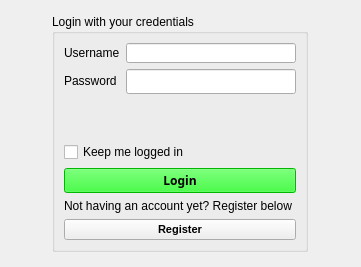
<?xml version="1.0" encoding="UTF-8"?>
<ui version="4.0">
 <class>LoginWidget</class>
 <widget class="QWidget" name="LoginWidget">
  <property name="geometry">
   <rect>
    <x>0</x>
    <y>0</y>
    <width>361</width>
    <height>267</height>
   </rect>
  </property>
  <property name="windowTitle">
   <string>LoginWidget</string>
  </property>
  <layout class="QGridLayout" name="gridLayout">
   <item row="1" column="1" alignment="Qt::AlignHCenter|Qt::AlignVCenter">
    <widget class="QGroupBox" name="groupBox">
     <property name="enabled">
      <bool>true</bool>
     </property>
     <property name="sizePolicy">
      <sizepolicy hsizetype="Preferred" vsizetype="Preferred">
       <horstretch>0</horstretch>
       <verstretch>0</verstretch>
      </sizepolicy>
     </property>
     <property name="sizeIncrement">
      <size>
       <width>0</width>
       <height>0</height>
      </size>
     </property>
     <property name="font">
      <font>
       <family>Microsoft JhengHei UI</family>
       <stylestrategy>PreferAntialias</stylestrategy>
      </font>
     </property>
     <property name="contextMenuPolicy">
      <enum>Qt::DefaultContextMenu</enum>
     </property>
     <property name="title">
      <string>Login with your credentials</string>
     </property>
     <layout class="QGridLayout" name="gridLayout_2">
      <item row="1" column="0">
       <widget class="QLabel" name="lbl_eroare">
        <property name="font">
         <font>
          <family>LG PC</family>
          <bold>true</bold>
          <underline>true</underline>
          <strikeout>false</strikeout>
          <stylestrategy>PreferAntialias</stylestrategy>
          <kerning>true</kerning>
         </font>
        </property>
        <property name="styleSheet">
         <string notr="true">color:rgb(255, 0, 0)</string>
        </property>
        <property name="text">
         <string/>
        </property>
       </widget>
      </item>
      <item row="0" column="0">
       <layout class="QFormLayout" name="formLayout">
        <item row="0" column="0">
         <widget class="QLabel" name="label">
          <property name="text">
           <string>Username</string>
          </property>
         </widget>
        </item>
        <item row="0" column="1">
         <widget class="QLineEdit" name="user_txt">
          <property name="minimumSize">
           <size>
            <width>170</width>
            <height>20</height>
           </size>
          </property>
          <property name="text">
           <string/>
          </property>
         </widget>
        </item>
        <item row="1" column="0">
         <widget class="QLabel" name="label_2">
          <property name="text">
           <string>Password</string>
          </property>
         </widget>
        </item>
        <item row="1" column="1">
         <widget class="QLineEdit" name="password_txt">
          <property name="font">
           <font>
            <family>Segoe UI Variable Small Semibol</family>
            <stylestrategy>PreferAntialias</stylestrategy>
           </font>
          </property>
          <property name="text">
           <string/>
          </property>
         </widget>
        </item>
        <item row="3" column="0">
         <widget class="QLabel" name="keepMeLoggedInLabel">
          <property name="text">
           <string/>
          </property>
         </widget>
        </item>
       </layout>
      </item>
      <item row="2" column="0" alignment="Qt::AlignVCenter">
       <widget class="QCheckBox" name="keep_logged_check">
        <property name="text">
         <string>Keep me logged in</string>
        </property>
       </widget>
      </item>
      <item row="5" column="0">
       <widget class="QPushButton" name="buttonRegister">
        <property name="font">
         <font>
          <family>Microsoft JhengHei UI</family>
          <pointsize>8</pointsize>
          <bold>true</bold>
          <underline>false</underline>
          <stylestrategy>PreferAntialias</stylestrategy>
         </font>
        </property>
        <property name="text">
         <string>Register</string>
        </property>
       </widget>
      </item>
      <item row="4" column="0">
       <widget class="QLabel" name="label_3">
        <property name="text">
         <string>Not having an account yet? Register below</string>
        </property>
       </widget>
      </item>
      <item row="3" column="0">
       <widget class="QPushButton" name="butonlogin">
        <property name="palette">
         <palette>
          <active>
           <colorrole role="WindowText">
            <brush brushstyle="SolidPattern">
             <color alpha="255">
              <red>0</red>
              <green>0</green>
              <blue>0</blue>
             </color>
            </brush>
           </colorrole>
           <colorrole role="Button">
            <brush brushstyle="SolidPattern">
             <color alpha="255">
              <red>0</red>
              <green>255</green>
              <blue>0</blue>
             </color>
            </brush>
           </colorrole>
           <colorrole role="Light">
            <brush brushstyle="SolidPattern">
             <color alpha="255">
              <red>127</red>
              <green>255</green>
              <blue>127</blue>
             </color>
            </brush>
           </colorrole>
           <colorrole role="Midlight">
            <brush brushstyle="SolidPattern">
             <color alpha="255">
              <red>63</red>
              <green>255</green>
              <blue>63</blue>
             </color>
            </brush>
           </colorrole>
           <colorrole role="Dark">
            <brush brushstyle="SolidPattern">
             <color alpha="255">
              <red>0</red>
              <green>127</green>
              <blue>0</blue>
             </color>
            </brush>
           </colorrole>
           <colorrole role="Mid">
            <brush brushstyle="SolidPattern">
             <color alpha="255">
              <red>0</red>
              <green>170</green>
              <blue>0</blue>
             </color>
            </brush>
           </colorrole>
           <colorrole role="Text">
            <brush brushstyle="SolidPattern">
             <color alpha="255">
              <red>0</red>
              <green>0</green>
              <blue>0</blue>
             </color>
            </brush>
           </colorrole>
           <colorrole role="BrightText">
            <brush brushstyle="SolidPattern">
             <color alpha="255">
              <red>255</red>
              <green>255</green>
              <blue>255</blue>
             </color>
            </brush>
           </colorrole>
           <colorrole role="ButtonText">
            <brush brushstyle="SolidPattern">
             <color alpha="255">
              <red>0</red>
              <green>0</green>
              <blue>0</blue>
             </color>
            </brush>
           </colorrole>
           <colorrole role="Base">
            <brush brushstyle="SolidPattern">
             <color alpha="255">
              <red>255</red>
              <green>255</green>
              <blue>255</blue>
             </color>
            </brush>
           </colorrole>
           <colorrole role="Window">
            <brush brushstyle="SolidPattern">
             <color alpha="255">
              <red>0</red>
              <green>255</green>
              <blue>0</blue>
             </color>
            </brush>
           </colorrole>
           <colorrole role="Shadow">
            <brush brushstyle="SolidPattern">
             <color alpha="255">
              <red>0</red>
              <green>0</green>
              <blue>0</blue>
             </color>
            </brush>
           </colorrole>
           <colorrole role="AlternateBase">
            <brush brushstyle="SolidPattern">
             <color alpha="255">
              <red>127</red>
              <green>255</green>
              <blue>127</blue>
             </color>
            </brush>
           </colorrole>
           <colorrole role="ToolTipBase">
            <brush brushstyle="SolidPattern">
             <color alpha="255">
              <red>255</red>
              <green>255</green>
              <blue>220</blue>
             </color>
            </brush>
           </colorrole>
           <colorrole role="ToolTipText">
            <brush brushstyle="SolidPattern">
             <color alpha="255">
              <red>0</red>
              <green>0</green>
              <blue>0</blue>
             </color>
            </brush>
           </colorrole>
           <colorrole role="PlaceholderText">
            <brush brushstyle="SolidPattern">
             <color alpha="127">
              <red>0</red>
              <green>0</green>
              <blue>0</blue>
             </color>
            </brush>
           </colorrole>
          </active>
          <inactive>
           <colorrole role="WindowText">
            <brush brushstyle="SolidPattern">
             <color alpha="255">
              <red>0</red>
              <green>0</green>
              <blue>0</blue>
             </color>
            </brush>
           </colorrole>
           <colorrole role="Button">
            <brush brushstyle="SolidPattern">
             <color alpha="255">
              <red>0</red>
              <green>255</green>
              <blue>0</blue>
             </color>
            </brush>
           </colorrole>
           <colorrole role="Light">
            <brush brushstyle="SolidPattern">
             <color alpha="255">
              <red>127</red>
              <green>255</green>
              <blue>127</blue>
             </color>
            </brush>
           </colorrole>
           <colorrole role="Midlight">
            <brush brushstyle="SolidPattern">
             <color alpha="255">
              <red>63</red>
              <green>255</green>
              <blue>63</blue>
             </color>
            </brush>
           </colorrole>
           <colorrole role="Dark">
            <brush brushstyle="SolidPattern">
             <color alpha="255">
              <red>0</red>
              <green>127</green>
              <blue>0</blue>
             </color>
            </brush>
           </colorrole>
           <colorrole role="Mid">
            <brush brushstyle="SolidPattern">
             <color alpha="255">
              <red>0</red>
              <green>170</green>
              <blue>0</blue>
             </color>
            </brush>
           </colorrole>
           <colorrole role="Text">
            <brush brushstyle="SolidPattern">
             <color alpha="255">
              <red>0</red>
              <green>0</green>
              <blue>0</blue>
             </color>
            </brush>
           </colorrole>
           <colorrole role="BrightText">
            <brush brushstyle="SolidPattern">
             <color alpha="255">
              <red>255</red>
              <green>255</green>
              <blue>255</blue>
             </color>
            </brush>
           </colorrole>
           <colorrole role="ButtonText">
            <brush brushstyle="SolidPattern">
             <color alpha="255">
              <red>0</red>
              <green>0</green>
              <blue>0</blue>
             </color>
            </brush>
           </colorrole>
           <colorrole role="Base">
            <brush brushstyle="SolidPattern">
             <color alpha="255">
              <red>255</red>
              <green>255</green>
              <blue>255</blue>
             </color>
            </brush>
           </colorrole>
           <colorrole role="Window">
            <brush brushstyle="SolidPattern">
             <color alpha="255">
              <red>0</red>
              <green>255</green>
              <blue>0</blue>
             </color>
            </brush>
           </colorrole>
           <colorrole role="Shadow">
            <brush brushstyle="SolidPattern">
             <color alpha="255">
              <red>0</red>
              <green>0</green>
              <blue>0</blue>
             </color>
            </brush>
           </colorrole>
           <colorrole role="AlternateBase">
            <brush brushstyle="SolidPattern">
             <color alpha="255">
              <red>127</red>
              <green>255</green>
              <blue>127</blue>
             </color>
            </brush>
           </colorrole>
           <colorrole role="ToolTipBase">
            <brush brushstyle="SolidPattern">
             <color alpha="255">
              <red>255</red>
              <green>255</green>
              <blue>220</blue>
             </color>
            </brush>
           </colorrole>
           <colorrole role="ToolTipText">
            <brush brushstyle="SolidPattern">
             <color alpha="255">
              <red>0</red>
              <green>0</green>
              <blue>0</blue>
             </color>
            </brush>
           </colorrole>
           <colorrole role="PlaceholderText">
            <brush brushstyle="SolidPattern">
             <color alpha="127">
              <red>0</red>
              <green>0</green>
              <blue>0</blue>
             </color>
            </brush>
           </colorrole>
          </inactive>
          <disabled>
           <colorrole role="WindowText">
            <brush brushstyle="SolidPattern">
             <color alpha="255">
              <red>0</red>
              <green>127</green>
              <blue>0</blue>
             </color>
            </brush>
           </colorrole>
           <colorrole role="Button">
            <brush brushstyle="SolidPattern">
             <color alpha="255">
              <red>0</red>
              <green>255</green>
              <blue>0</blue>
             </color>
            </brush>
           </colorrole>
           <colorrole role="Light">
            <brush brushstyle="SolidPattern">
             <color alpha="255">
              <red>127</red>
              <green>255</green>
              <blue>127</blue>
             </color>
            </brush>
           </colorrole>
           <colorrole role="Midlight">
            <brush brushstyle="SolidPattern">
             <color alpha="255">
              <red>63</red>
              <green>255</green>
              <blue>63</blue>
             </color>
            </brush>
           </colorrole>
           <colorrole role="Dark">
            <brush brushstyle="SolidPattern">
             <color alpha="255">
              <red>0</red>
              <green>127</green>
              <blue>0</blue>
             </color>
            </brush>
           </colorrole>
           <colorrole role="Mid">
            <brush brushstyle="SolidPattern">
             <color alpha="255">
              <red>0</red>
              <green>170</green>
              <blue>0</blue>
             </color>
            </brush>
           </colorrole>
           <colorrole role="Text">
            <brush brushstyle="SolidPattern">
             <color alpha="255">
              <red>0</red>
              <green>127</green>
              <blue>0</blue>
             </color>
            </brush>
           </colorrole>
           <colorrole role="BrightText">
            <brush brushstyle="SolidPattern">
             <color alpha="255">
              <red>255</red>
              <green>255</green>
              <blue>255</blue>
             </color>
            </brush>
           </colorrole>
           <colorrole role="ButtonText">
            <brush brushstyle="SolidPattern">
             <color alpha="255">
              <red>0</red>
              <green>127</green>
              <blue>0</blue>
             </color>
            </brush>
           </colorrole>
           <colorrole role="Base">
            <brush brushstyle="SolidPattern">
             <color alpha="255">
              <red>0</red>
              <green>255</green>
              <blue>0</blue>
             </color>
            </brush>
           </colorrole>
           <colorrole role="Window">
            <brush brushstyle="SolidPattern">
             <color alpha="255">
              <red>0</red>
              <green>255</green>
              <blue>0</blue>
             </color>
            </brush>
           </colorrole>
           <colorrole role="Shadow">
            <brush brushstyle="SolidPattern">
             <color alpha="255">
              <red>0</red>
              <green>0</green>
              <blue>0</blue>
             </color>
            </brush>
           </colorrole>
           <colorrole role="AlternateBase">
            <brush brushstyle="SolidPattern">
             <color alpha="255">
              <red>0</red>
              <green>255</green>
              <blue>0</blue>
             </color>
            </brush>
           </colorrole>
           <colorrole role="ToolTipBase">
            <brush brushstyle="SolidPattern">
             <color alpha="255">
              <red>255</red>
              <green>255</green>
              <blue>220</blue>
             </color>
            </brush>
           </colorrole>
           <colorrole role="ToolTipText">
            <brush brushstyle="SolidPattern">
             <color alpha="255">
              <red>0</red>
              <green>0</green>
              <blue>0</blue>
             </color>
            </brush>
           </colorrole>
           <colorrole role="PlaceholderText">
            <brush brushstyle="SolidPattern">
             <color alpha="127">
              <red>0</red>
              <green>127</green>
              <blue>0</blue>
             </color>
            </brush>
           </colorrole>
          </disabled>
         </palette>
        </property>
        <property name="font">
         <font>
          <family>Lucida Sans Typewriter</family>
          <bold>true</bold>
          <stylestrategy>PreferAntialias</stylestrategy>
          <hintingpreference>PreferDefaultHinting</hintingpreference>
         </font>
        </property>
        <property name="text">
         <string>Login</string>
        </property>
       </widget>
      </item>
     </layout>
    </widget>
   </item>
   <item row="0" column="1">
    <spacer name="verticalSpacer_2">
     <property name="orientation">
      <enum>Qt::Vertical</enum>
     </property>
     <property name="sizeType">
      <enum>QSizePolicy::Preferred</enum>
     </property>
     <property name="sizeHint" stdset="0">
      <size>
       <width>20</width>
       <height>40</height>
      </size>
     </property>
    </spacer>
   </item>
   <item row="1" column="0">
    <spacer name="horizontalSpacer">
     <property name="orientation">
      <enum>Qt::Horizontal</enum>
     </property>
     <property name="sizeType">
      <enum>QSizePolicy::Preferred</enum>
     </property>
     <property name="sizeHint" stdset="0">
      <size>
       <width>10</width>
       <height>20</height>
      </size>
     </property>
    </spacer>
   </item>
   <item row="1" column="2">
    <spacer name="horizontalSpacer_2">
     <property name="orientation">
      <enum>Qt::Horizontal</enum>
     </property>
     <property name="sizeType">
      <enum>QSizePolicy::Preferred</enum>
     </property>
     <property name="sizeHint" stdset="0">
      <size>
       <width>10</width>
       <height>5</height>
      </size>
     </property>
    </spacer>
   </item>
   <item row="2" column="1">
    <spacer name="verticalSpacer">
     <property name="orientation">
      <enum>Qt::Vertical</enum>
     </property>
     <property name="sizeType">
      <enum>QSizePolicy::Preferred</enum>
     </property>
     <property name="sizeHint" stdset="0">
      <size>
       <width>20</width>
       <height>40</height>
      </size>
     </property>
    </spacer>
   </item>
  </layout>
 </widget>
 <resources/>
 <connections/>
</ui>
